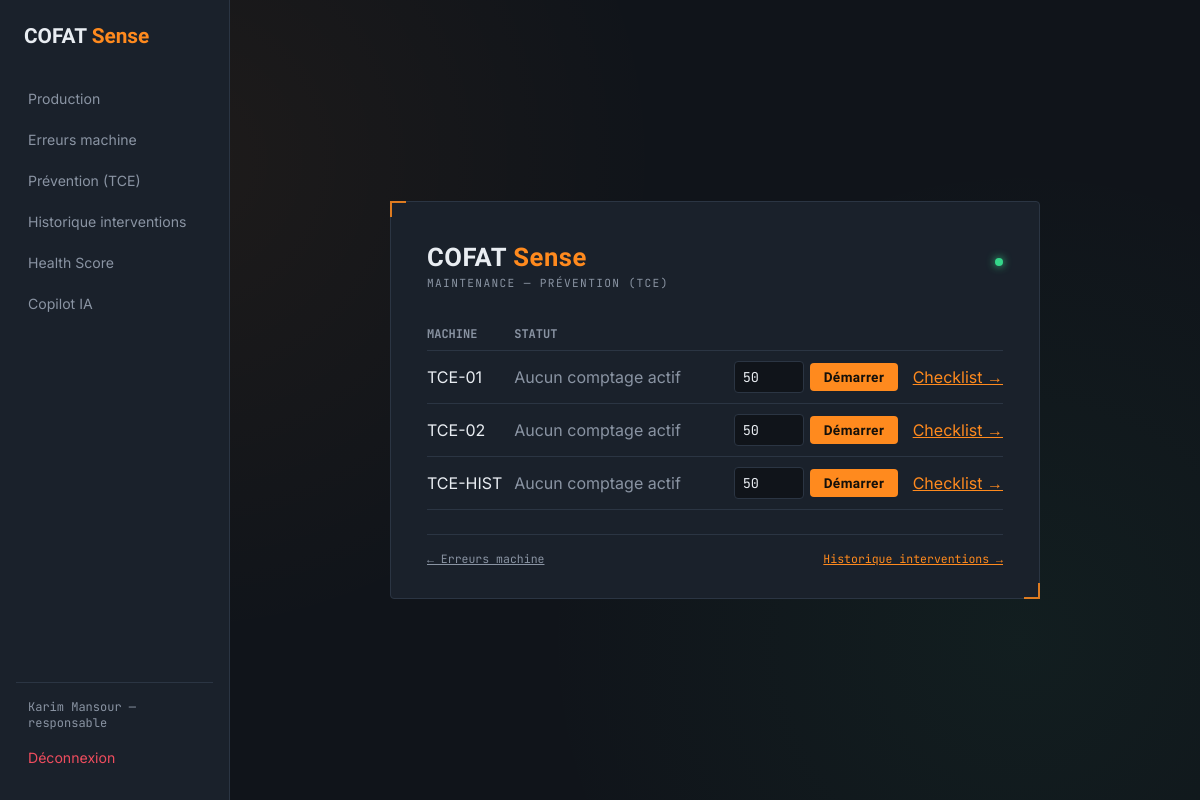
The page /maintenance/prevention (signed in) on the database its author committed.
### app/models.py (models this page shows, shortened)
class User(UserMixin, db.Model):
    __tablename__ = "users"
    id = db.Column(db.Integer, primary_key=True)
    matricule = db.Column(db.String(20), unique=True, nullable=False)
    nom = db.Column(db.String(80), nullable=False)
    prenom = db.Column(db.String(80), nullable=False)
    email = db.Column(db.String(120), unique=True, nullable=False, index=True)
    password_hash = db.Column(db.String(255), nullable=False)
    role = db.Column(db.Enum(Role), nullable=False, default=Role.TECHNICIEN)
    actif = db.Column(db.Boolean, default=True, nullable=False)
    date_creation = db.Column(db.DateTime, default=datetime.utcnow)
    derniere_connexion = db.Column(db.DateTime, nullable=True)
    @property
    def nom_complet(self) -> str:
        return f"{self.prenom} {self.nom}"

class Machine(db.Model):
    __tablename__ = "machines"
    id = db.Column(db.Integer, primary_key=True)
    code = db.Column(db.String(50), unique=True, nullable=False)
    nom = db.Column(db.String(100), nullable=True)
    ligne = db.Column(db.String(50), nullable=True)
    groupe = db.Column(db.String(50), nullable=True)
    uap = db.Column(db.String(20), nullable=True)
    actif = db.Column(db.Boolean, default=True)
    seuil_comptage = db.Column(db.Integer, nullable=True)
    productions = db.relationship("ProductionRecord", back_populates="machine")

### app/maintenance/routes.py (the view)
@maintenance_bp.route("/prevention")
@login_required
def prevention_dashboard():
    machines = Machine.query.order_by(Machine.code).all()
    seances_actives = {
        s.machine_id: s
        for s in SeanceComptage.query.filter(
            SeanceComptage.statut != StatutComptage.DEBLOQUE
        ).all()
    }
    return render_template(
        "maintenance/prevention_dashboard.html", machines=machines, seances_actives=seances_actives
    )

### app/templates/maintenance/prevention_dashboard.html (shortened to what this page needs)
{% extends "base.html" %}
{% block content %}
<div class="panel" style="width: min(650px, 100%);">
  <div class="panel-header">
    <span class="brand">COFAT <span>Sense</span></span>
    <span class="status-dot"></span>
  </div>
  <p class="eyebrow">Maintenance — Prévention (TCE)</p>
  <table style="width:100%; border-collapse: collapse; margin-top: 10px;">
    <thead>
      <tr style="text-align:left; border-bottom: 1px solid var(--border);">
  <th style="padding: 8px 0; color: var(--text-muted); font-family: var(--font-mono); font-size: 0.75rem;">MACHINE</th>
  <th style="padding: 8px 0; color: var(--text-muted); font-family: var(--font-mono); font-size: 0.75rem;">STATUT</th>
  <th></th>
  <th></th>
</tr>
    </thead>
    <tbody>
      {% for machine in machines %}
      <tr style="border-bottom: 1px solid var(--border);">
        <td style="padding: 10px 0;">{{ machine.code }}</td>
        <td style="padding: 10px 0;">
          {% set s = seances_actives.get(machine.id) %}
          {% if not s %}
            <span style="color: var(--text-muted);">Aucun comptage actif</span>
          {% elif s.statut.value == "en_cours" %}
            <span style="color: var(--ok);">En cours ({{ s.nb_cables_comptes }}/{{ s.seuil_applique }})</span>
          {% elif s.statut.value == "bloque" %}
            <span style="color: var(--danger); font-weight: 600;">BLOQUÉE</span>
          {% endif %}
        </td>
        <td style="padding: 10px 0; text-align:right;">
          {% if s %}
            <a href="{{ url_for('maintenance.voir_seance', seance_id=s.id) }}" style="color: var(--accent);">Voir →</a>
          {% else %}
            <form method="POST" action="{{ url_for('maintenance.demarrer_comptage', machine_id=machine.id) }}" style="display:flex; gap:6px; align-items:center; justify-content:flex-end;">
            <input type="number" name="seuil" value="{{ machine.seuil_comptage or 50 }}" min="1" style="width: 70px; background: var(--bg-base); border: 1px solid var(--border); border-radius: 4px; padding: 6px 8px; color: var(--text-primary); font-family: var(--font-mono); font-size: 0.85rem;">
            <button type="submit" class="btn-primary" style="width:auto; padding: 6px 14px; font-size:0.85rem;">Démarrer</button>
            </form>
          {% endif %}
        </td>
        <td style="padding: 10px 0; text-align:right;">
          <a href="{{ url_for('maintenance.checklist_historique', machine_id=machine.id) }}" style="color: var(--accent);">Checklist →</a>
        </td>
      </tr>
      {% endfor %}
    </tbody>
  </table>
  <div class="panel-footer">
    <a href="{{ url_for('maintenance.liste_erreurs') }}" style="color: var(--text-muted);">← Erreurs machine</a>
    <a href="{{ url_for('maintenance.historique_interventions') }}" style="color: var(--accent);">Historique interventions →</a>
  </div>
</div>
{% endblock %}

### app/templates/base.html (shortened to what this page needs)
<!doctype html>
<html lang="fr">
<head>
  <link rel="stylesheet" href="{{ url_for('static', filename='css/style.css') }}">
</head>
<body>
  {% if current_user.is_authenticated %}
  <nav class="sidebar">
    <div class="sidebar-brand">COFAT <span>Sense</span></div>
    <a href="{{ url_for('production.dashboard') }}" class="nav-link">Production</a>
    <a href="{{ url_for('maintenance.liste_erreurs') }}" class="nav-link">Erreurs machine</a>
    <a href="{{ url_for('maintenance.prevention_dashboard') }}" class="nav-link">Prévention (TCE)</a>
    <a href="{{ url_for('maintenance.historique_interventions') }}" class="nav-link">Historique interventions</a>
    <a href="{{ url_for('health.dashboard') }}" class="nav-link">Health Score</a>
    <a href="{{ url_for('copilot.dashboard') }}" class="nav-link">Copilot IA</a>
    <div class="sidebar-footer">
      <span class="sidebar-user">{{ current_user.nom_complet }} — {{ current_user.role.value }}</span>
      <a href="{{ url_for('auth.logout') }}" class="nav-link nav-link--logout">Déconnexion</a>
    </div>
  </nav>
  {% endif %}
  <div class="page-content">
    {% block content %}{% endblock %}
  </div>
</body>
</html>

### app/static/css/style.css (style rules this page uses)
:root { --bg-base: #10141a; --bg-panel: #1a212b; --bg-panel-raised: #212a37; --border: #2b3543; --text-primary: #e9edf2; --text-muted: #8a94a3; --accent: #ff8a1e; --accent-dim: #d9720f; --ok: #35d68a; --danger: #ef4d5e; --font-display: "Barlow Condensed", sans-serif; --font-body: "Inter", sans-serif; --font-mono: "JetBrains Mono", monospace; }
* { box-sizing: border-box; }
body { margin: 0; min-height: 100vh; background: var(--bg-base); background-image: radial-gradient(circle at 15% 20%, rgba(255, 138, 30, 0.06), transparent 40%), radial-gradient(circle at 85% 80%, rgba(53, 214, 138, 0.05), transparent 40%); color: var(--text-primary); font-family: var(--font-body); display: flex; align-items: stretch; justify-content: flex-start; padding: 0; }
.page-content { flex: 1; display: flex; align-items: center; justify-content: center; padding: 40px 24px; min-height: 100vh; }
.sidebar { width: 230px; flex-shrink: 0; background: var(--bg-panel); border-right: 1px solid var(--border); padding: 24px 16px; display: flex; flex-direction: column; gap: 4px; }
.sidebar-brand { font-family: var(--font-display); font-weight: 700; font-size: 1.3rem; margin-bottom: 28px; padding: 0 8px; }
.sidebar-brand span { color: var(--accent); }
.nav-link { color: var(--text-muted); text-decoration: none; padding: 10px 12px; border-radius: 4px; font-size: 0.88rem; transition: background 0.15s ease, color 0.15s ease; }
.sidebar-footer { margin-top: auto; padding-top: 16px; border-top: 1px solid var(--border); display: flex; flex-direction: column; gap: 8px; }
.sidebar-user { font-family: var(--font-mono); font-size: 0.75rem; color: var(--text-muted); padding: 0 12px; }
.nav-link--logout { color: var(--danger); }
.panel { position: relative; width: min(400px, 100%); background: var(--bg-panel); border: 1px solid var(--border); border-radius: 4px; padding: 40px 36px 32px; }
.panel::before, .panel::after { content: ""; position: absolute; width: 14px; height: 14px; border: 2px solid var(--accent); opacity: 0.85; }
.panel::before { top: -1px; left: -1px; border-right: none; border-bottom: none; }
.panel::after { bottom: -1px; right: -1px; border-left: none; border-top: none; }
.panel-header { display: flex; align-items: baseline; justify-content: space-between; margin-bottom: 4px; }
.brand { font-family: var(--font-display); font-weight: 700; font-size: 1.6rem; letter-spacing: 0.02em; color: var(--text-primary); }
.brand span { color: var(--accent); }
.status-dot { width: 8px; height: 8px; border-radius: 50%; background: var(--ok); box-shadow: 0 0 8px var(--ok); display: inline-block; }
.eyebrow { font-family: var(--font-mono); font-size: 0.7rem; letter-spacing: 0.12em; text-transform: uppercase; color: var(--text-muted); margin: 0 0 28px; }
.btn-primary { width: 100%; background: var(--accent); color: #14100a; border: none; border-radius: 4px; padding: 12px; font-family: var(--font-display); font-weight: 600; font-size: 1.05rem; letter-spacing: 0.03em; cursor: pointer; transition: background 0.15s ease; }
.panel-footer { margin-top: 24px; padding-top: 16px; border-top: 1px solid var(--border); font-family: var(--font-mono); font-size: 0.72rem; color: var(--text-muted); display: flex; justify-content: space-between; }
:root { --cat-mecanique-bg: #eef2ff; --cat-mecanique-border: #6366f1; --cat-mecanique-text: #4338ca; --cat-electrique-bg: #fff7ed; --cat-electrique-border: #f59e0b; --cat-electrique-text: #b45309; --cat-pneumatique-bg: #ecfeff; --cat-pneumatique-border: #06b6d4; --cat-pneumatique-text: #0e7490; --cat-informatique-bg: #faf5ff; --cat-informatique-border: #a855f7; --cat-informatique-text: #7e22ce; --cat-securite-bg: #fef2f2; --cat-securite-border: #ef4444; --cat-securite-text: #b91c1c; }

### rows shown on the page
User: nom_complet "Karim Mansour", role.value "responsable"
Machine: code "TCE-01", seuil "50"
Machine: code "TCE-02", seuil "50"
Machine: code "TCE-HIST", seuil "50"
